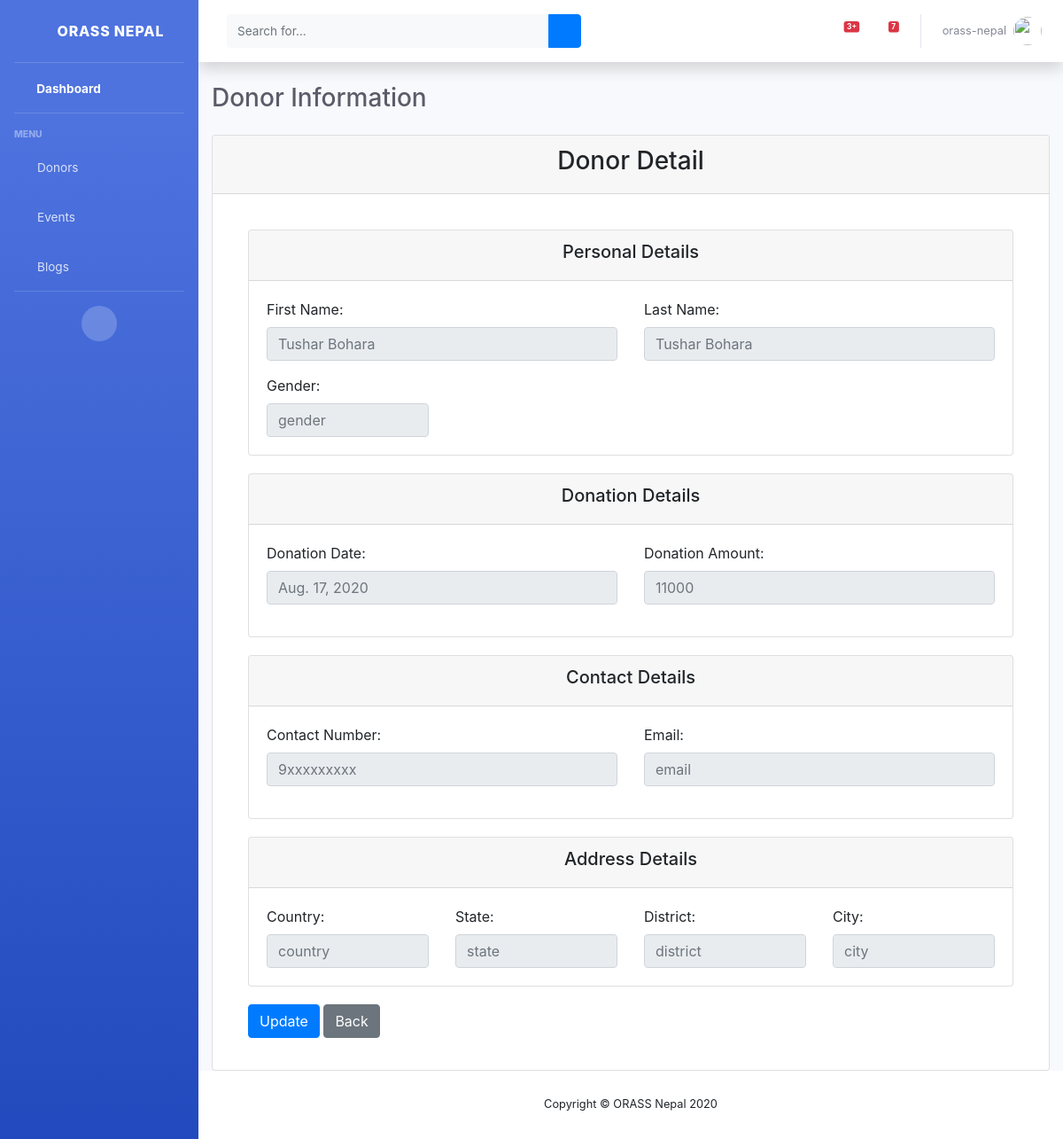
The app's page /view/donors/2 (signed in) with its own data.
### web/models.py (models this page shows, shortened)
class DonationsDemo(models.Model):
    name = models.CharField(max_length=100)
    date = models.DateField()
    amt = models.CharField(max_length=255)

### web/views.py (the view)
# urls.py: path('view/donors/<int:pk>', login_required(ViewDonorDetail.as_view(), login_url='/staff'),
class ViewDonorDetail(DetailView):
    model = DonationsDemo
    template_name = 'staff/view_donor_detail.html'
    context_object_name = 'donor'

### web/templates/staff/view_donor_detail.html
{% extends 'staff/base.html' %}
{% block content %}
<h1 class="h3 mb-4 text-gray-800">Donor Information</h1>
<div class="card mb-12">
    <div class="card-header">
      <h3><center>Donor Detail</center> </h3>
    </div>
    <div class="card-body">
        <div style="margin: 0 20px 0 20px;">
            <div class="card" style="margin-top: 20px">
                <div class="card-header"><h5><center>Personal Details</center></h5></div>
                <div class="card-body">
                    <div class="row">
                        <div class="col-md-6 mb-3">
                            <label>First Name:</label>
                            <input class="form-control" type="text" placeholder="{{ object.name }}" readonly>
                        </div>
                        <div class="col-md-6 mb-3">
                            <label>Last Name:</label>
                            <input class="form-control" type="text" placeholder="{{ donor.name }}" readonly>
                        </div>
                    </div>
                    <div class="row">
                        <div class="col-md-3">
                            <label>Gender:</label>
                            <input class="form-control" type="text" placeholder="gender" readonly>
                        </div>
                    </div>
                </div>
            </div>
            <div class="card" style="margin-top: 20px">
                <div class="card-header"><h5><center>Donation Details</center></h5></div>
                <div class="card-body">
                    <div class="row">
                        <div class="col-md-6 mb-3">
                            <label>Donation Date:</label>
                            <input class="form-control" type="text" placeholder="{{ object.date }}" readonly>
                        </div>
                        <div class="col-md-6 mb-3">
                            <label>Donation Amount:</label>
                            <input class="form-control" type="text" placeholder="{{ object.amt }}" readonly>
                        </div>
                    </div>
                </div>
            </div>
            <div class="card" style="margin-top: 20px">
                <div class="card-header"><h5><center>Contact Details</center> </h5></div>
                <div class="card-body">
                    <div class="row">
                        <div class="col-md-6 mb-3">
                            <label>Contact Number:</label>
                            <input class="form-control" type="text" placeholder="9xxxxxxxxx" readonly>
                        </div>
                        <div class="col-md-6 mb-3">
                            <label>Email:</label>
                            <input class="form-control" type="text" placeholder="email" readonly>
                        </div>
                    </div>
                </div>
            </div>
            <div class="card" style="margin-top: 20px">
                <div class="card-header"><h5><center>Address Details</center></h5></div>
                <div class="card-body">
                    <div class="row">
                        <div class="col-xs-6 col-sm-3">
                            <label>Country:</label>
                            <input class="form-control" type="text" placeholder="country" readonly>
                        </div>
                        <div class="col-xs-6 col-sm-3">
                            <label>State:</label>
                            <input class="form-control" type="text" placeholder="state" readonly>
                        </div>
                        <div class="col-xs-6 col-sm-3">
                            <label>District:</label>
                            <input class="form-control" type="text" placeholder="district" readonly>
                        </div>
                        <div class="col-xs-6 col-sm-3">
                            <label>City:</label>
                            <input class="form-control" type="text" placeholder="city" readonly>
                        </div>
                    </div>
                </div>
            </div>
            <div class="form-group" style="margin-top: 20px">
                <a href="{% url 'web:update-donor' donor.id%}" class="btn btn-primary">Update</a>
                <a href="{% url 'web:view-donor' %}" class="btn btn-secondary">Back</a>
            </div>
        </div>
    </div>
</div>
{% endblock content %}

### web/templates/staff/base.html (shortened to what this page needs)
{% load static %}
<!DOCTYPE html>
<html lang="en">
<head>
    <link href="{% static 'vendor/fontawesome-free/css/all.min.css' %}" rel="stylesheet" type="text/css">
    <link href="{% static 'css/sb-admin-2.min.css' %}" rel="stylesheet">
    <link rel="stylesheet" href="https://netdna.bootstrapcdn.com/font-awesome/4.7.0/css/font-awesome.css">
    <link rel="stylesheet" href="https://stackpath.bootstrapcdn.com/bootstrap/4.1.3/css/bootstrap.min.css">
</head>
<body id="page-top">
    <div id="wrapper">
        <ul class="navbar-nav bg-gradient-primary sidebar sidebar-dark accordion" id="accordionSidebar">
            <a class="sidebar-brand d-flex align-items-center justify-content-center" href="{% url 'web:dashboard' %}">
                <div class="sidebar-brand-icon rotate-n-15">
                    <i class="fas fa-laugh-wink"></i>
                </div>
                <div class="sidebar-brand-text mx-3">ORASS Nepal</div>
            </a>
            <hr class="sidebar-divider my-0">
            <li class="nav-item active">
                <a class="nav-link" href="{% url 'web:dashboard' %}">
                    <i class="fas fa-fw fa-tachometer-alt"></i>
                    <span>Dashboard</span></a>
            </li>
            <hr class="sidebar-divider">
            <div class="sidebar-heading">
                Menu
            </div>
            <li class="nav-item">
                <a class="nav-link" href="{% url 'web:view-donor' %}">
                    <i class="fas fa-fw fa-donate"></i>
                    <span>Donors</span></a>
            </li>
            <li class="nav-item">
                <a class="nav-link" href="{% url 'web:view-event' %}">
                    <i class="fas fa-fw fa-table"></i>
                    <span>Events</span></a>
            </li>
            <li class="nav-item">
                <a class="nav-link" href="{% url 'web:view-blog' %}">
                    <i class="fas fa-fw fa-blog"></i>
                    <span>Blogs</span></a>
            </li>
            <hr class="sidebar-divider d-none d-md-block">
            <div class="text-center d-none d-md-inline">
                <button class="rounded-circle border-0" id="sidebarToggle"></button>
            </div>
        </ul>
        <div id="content-wrapper" class="d-flex flex-column">
            <div id="content">
                <nav class="navbar navbar-expand navbar-light bg-white topbar mb-4 static-top shadow">
                    <form
                        class="d-none d-sm-inline-block form-inline mr-auto ml-md-3 my-2 my-md-0 mw-100 navbar-search">
                        <div class="input-group">
                            <input type="text" class="form-control bg-light border-0 small" placeholder="Search for..."
                                aria-label="Search" aria-describedby="basic-addon2">
                            <div class="input-group-append">
                                <button class="btn btn-primary" type="button">
                                    <i class="fas fa-search fa-sm"></i>
                                </button>
                            </div>
                        </div>
                    </form>
                    <ul class="navbar-nav ml-auto">
                        <li class="nav-item dropdown no-arrow mx-1">
                            <a class="nav-link dropdown-toggle" href="#" id="alertsDropdown" role="button"
                                data-toggle="dropdown" aria-haspopup="true" aria-expanded="false">
                                <span class="badge badge-danger badge-counter">3+</span>
                            </a>
                        </li>
                        <li class="nav-item dropdown no-arrow mx-1">
                            <a class="nav-link dropdown-toggle" href="#" id="messagesDropdown" role="button"
                                data-toggle="dropdown" aria-haspopup="true" aria-expanded="false">
                                <i class="fas fa-envelope fa-fw"></i>
                                <span class="badge badge-danger badge-counter">7</span>
                            </a>
                        </li>
                        <li class="nav-item dropdown no-arrow">
                            <a class="nav-link dropdown-toggle" href="#" id="userDropdown" role="button"
                                data-toggle="dropdown" aria-haspopup="true" aria-expanded="false">
                                <span class="mr-2 d-none d-lg-inline text-gray-600 small">{{ user.username }}</span>
                                <img class="img-profile rounded-circle"
                                    src="{% static 'images/undraw_profile.svg' %}">
                            </a>
                        </li>
                    </ul>
                </nav>
                <div class="container-fluid">
                    {% block content %}
                    {% endblock content %}
                </div>
            </div>
            <footer class="sticky-footer bg-white">
                <div class="container my-auto">
                    <div class="copyright text-center my-auto">
                        <span>Copyright &copy; ORASS Nepal 2020</span>
                    </div>
                </div>
            </footer>
        </div>
    </div>
</body>
</html>

### records on screen
DonationsDemo: name "Tushar Bohara", date "Aug. 17, 2020", amt "11000"

### other values on screen
{{ user.username }} "orass-nepal"
